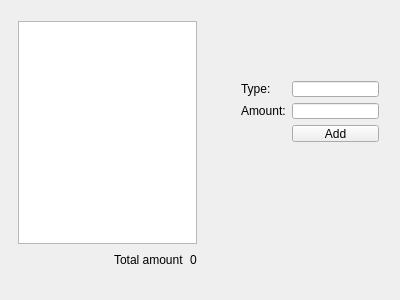
<?xml version="1.0" encoding="UTF-8"?>
<ui version="4.0">
 <class>Widget</class>
 <widget class="QWidget" name="Widget">
  <property name="geometry">
   <rect>
    <x>0</x>
    <y>0</y>
    <width>400</width>
    <height>300</height>
   </rect>
  </property>
  <property name="windowTitle">
   <string>Widget</string>
  </property>
  <widget class="QWidget" name="formLayoutWidget">
   <property name="geometry">
    <rect>
     <x>230</x>
     <y>70</y>
     <width>160</width>
     <height>83</height>
    </rect>
   </property>
   <layout class="QFormLayout" name="formLayout">
    <item row="0" column="0">
     <widget class="QLabel" name="lblType">
      <property name="text">
       <string>Type:</string>
      </property>
     </widget>
    </item>
    <item row="2" column="0">
     <widget class="QLabel" name="lblAmount_2">
      <property name="text">
       <string>Amount:</string>
      </property>
     </widget>
    </item>
    <item row="2" column="1">
     <widget class="QLineEdit" name="leAmount"/>
    </item>
    <item row="3" column="1">
     <widget class="QPushButton" name="btnAdd">
      <property name="text">
       <string>Add</string>
      </property>
     </widget>
    </item>
    <item row="0" column="1">
     <widget class="QLineEdit" name="leType"/>
    </item>
   </layout>
  </widget>
  <widget class="QWidget" name="verticalLayoutWidget">
   <property name="geometry">
    <rect>
     <x>7</x>
     <y>10</y>
     <width>201</width>
     <height>271</height>
    </rect>
   </property>
   <layout class="QVBoxLayout" name="verticalLayout">
    <item>
     <layout class="QGridLayout" name="gridLayout">
      <item row="3" column="2">
       <widget class="QLabel" name="lblAmount">
        <property name="text">
         <string>0</string>
        </property>
       </widget>
      </item>
      <item row="3" column="0">
       <spacer name="horizontalSpacer">
        <property name="orientation">
         <enum>Qt::Horizontal</enum>
        </property>
        <property name="sizeHint" stdset="0">
         <size>
          <width>40</width>
          <height>20</height>
         </size>
        </property>
       </spacer>
      </item>
      <item row="3" column="1">
       <widget class="QLabel" name="lblTotal">
        <property name="enabled">
         <bool>true</bool>
        </property>
        <property name="text">
         <string>Total amount</string>
        </property>
       </widget>
      </item>
      <item row="0" column="0" colspan="3">
       <widget class="QTableView" name="tableView"/>
      </item>
     </layout>
    </item>
   </layout>
  </widget>
 </widget>
 <layoutdefault spacing="6" margin="11"/>
 <resources/>
 <connections/>
</ui>
